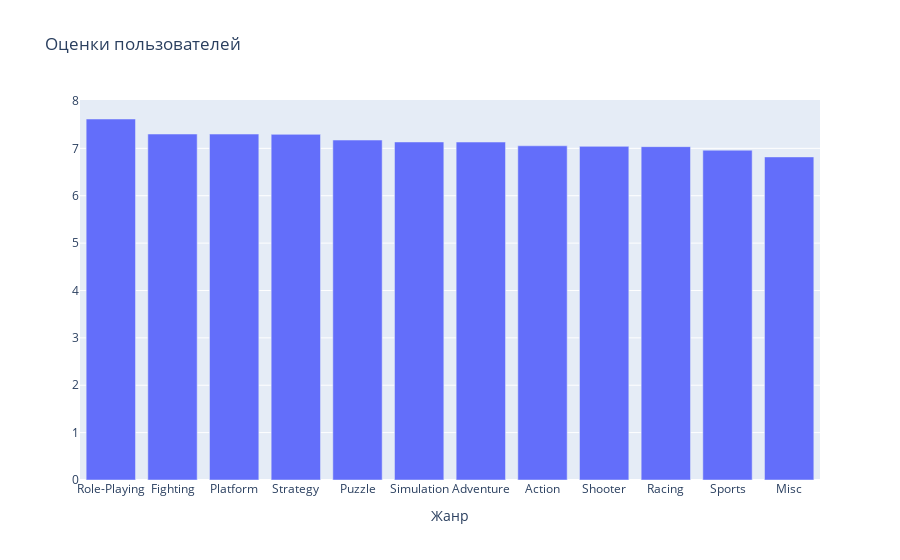

Notebook source saved alongside this figure:
### Markdown cell above
Для выявления высокооцененных жанров среди пользователей, построим гистограму по средним значениям оценок:

### Code cell
# <создадим таблицу отображающую среднюю оценку пользователей для каждой платформы>
# <и построим гистограмму с помощью пакета plotly>
genre_user_score = games.groupby('genre')[['user_score']].mean()

genre_user_score.columns = ['user_score']
genre_user_score.sort_values('user_score', ascending=False, inplace=True)

trace = go.Bar(
    x=genre_user_score.index,
    y=genre_user_score.user_score,
    name='user_score'
)
data = [trace]
layout = {'title': 'Оценки пользователей','xaxis': {'title': 'Жанр'}}
fig = go.Figure(data=data, layout=layout)
iplot(fig, show_link=False)

### Figure 1 — Plotly figure (JSON) as saved in the notebook; plotly's stock layout.template omitted (floating-point values rounded to 4 significant figures)
{"data": [{"name": "user_score", "type": "bar", "x": ["Role-Playing", "Fighting", "Platform", "Strategy", "Puzzle", "Simulation", "Adventure", "Action", "Shooter", "Racing", "Sports", "Misc"], "y": [7.62, 7.303, 7.301, 7.295, 7.175, 7.135, 7.133, 7.054, 7.042, 7.036, 6.961, 6.819]}], "layout": {"title": {"text": "Оценки пользователей"}, "xaxis": {"title": {"text": "Жанр"}}}}
